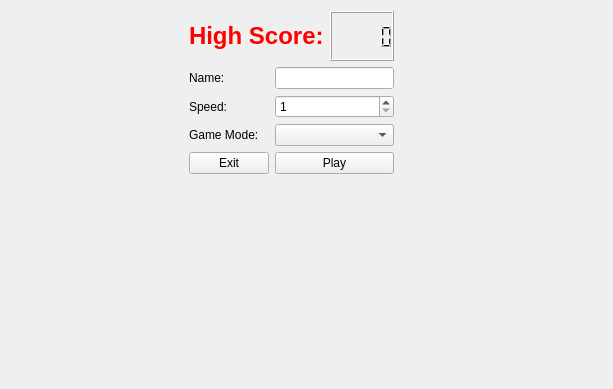
<?xml version="1.0" encoding="UTF-8"?>
<ui version="4.0">
 <class>start_menu</class>
 <widget class="QWidget" name="start_menu">
  <property name="geometry">
   <rect>
    <x>0</x>
    <y>0</y>
    <width>613</width>
    <height>389</height>
   </rect>
  </property>
  <property name="windowTitle">
   <string>Form</string>
  </property>
  <layout class="QGridLayout" name="gridLayout">
   <item row="1" column="0">
    <spacer name="horizontalSpacer">
     <property name="orientation">
      <enum>Qt::Horizontal</enum>
     </property>
     <property name="sizeHint" stdset="0">
      <size>
       <width>137</width>
       <height>20</height>
      </size>
     </property>
    </spacer>
   </item>
   <item row="1" column="2">
    <spacer name="horizontalSpacer_2">
     <property name="orientation">
      <enum>Qt::Horizontal</enum>
     </property>
     <property name="sizeHint" stdset="0">
      <size>
       <width>202</width>
       <height>20</height>
      </size>
     </property>
    </spacer>
   </item>
   <item row="1" column="1">
    <layout class="QVBoxLayout" name="verticalLayout">
     <item>
      <layout class="QHBoxLayout" name="horizontalLayout">
       <item>
        <widget class="QLabel" name="label_2">
         <property name="text">
          <string>&lt;html&gt;&lt;head/&gt;&lt;body&gt;&lt;p&gt;&lt;h1&gt;&lt;span style=&quot; color:#ff0000;&quot;&gt;High Score:&lt;/span&gt;&lt;/h1&gt;&lt;/p&gt;&lt;/body&gt;&lt;/html&gt;</string>
         </property>
        </widget>
       </item>
       <item>
        <widget class="QLCDNumber" name="lcdNumber">
         <property name="maximumSize">
          <size>
           <width>100</width>
           <height>50</height>
          </size>
         </property>
        </widget>
       </item>
      </layout>
     </item>
     <item>
      <layout class="QFormLayout" name="formLayout">
       <item row="0" column="0">
        <widget class="QLabel" name="label">
         <property name="text">
          <string>Name:</string>
         </property>
        </widget>
       </item>
       <item row="0" column="1">
        <widget class="QLineEdit" name="nameEdit">
         <property name="autoFillBackground">
          <bool>true</bool>
         </property>
        </widget>
       </item>
       <item row="1" column="0">
        <widget class="QLabel" name="label_3">
         <property name="text">
          <string>Speed:</string>
         </property>
        </widget>
       </item>
       <item row="1" column="1">
        <widget class="QSpinBox" name="speed">
         <property name="minimum">
          <number>1</number>
         </property>
         <property name="maximum">
          <number>5</number>
         </property>
        </widget>
       </item>
       <item row="2" column="0">
        <widget class="QLabel" name="label_4">
         <property name="text">
          <string>Game Mode: </string>
         </property>
        </widget>
       </item>
       <item row="2" column="1">
        <widget class="QComboBox" name="mode"/>
       </item>
       <item row="3" column="0">
        <widget class="QPushButton" name="exit">
         <property name="text">
          <string>Exit</string>
         </property>
        </widget>
       </item>
       <item row="3" column="1">
        <widget class="QPushButton" name="play">
         <property name="text">
          <string>Play</string>
         </property>
        </widget>
       </item>
      </layout>
     </item>
    </layout>
   </item>
   <item row="2" column="0" colspan="3">
    <widget class="QLabel" name="image">
     <property name="text">
      <string/>
     </property>
    </widget>
   </item>
  </layout>
 </widget>
 <resources/>
 <connections/>
</ui>
